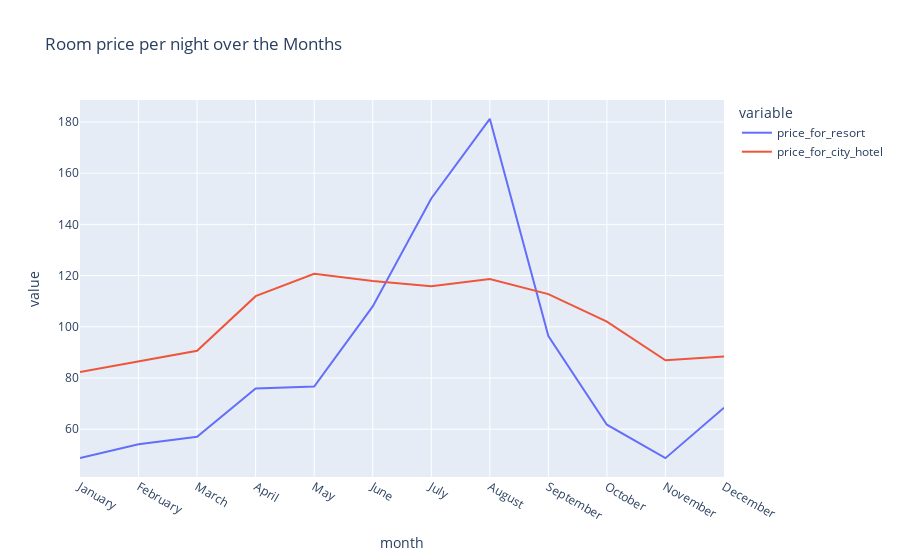

Here is the notebook cell this chart was saved with:
### Code cell
# Creating line chart
px.line(final,x='month',
        y=['price_for_resort','price_for_city_hotel'],
        title='Room price per night over the Months')

### Figure 1 — Plotly figure (JSON) as saved in the notebook; plotly's stock layout.template omitted (floating-point values rounded to 4 significant figures)
{"data": [{"hovertemplate": "variable=price_for_resort<br>month=%{x}<br>value=%{y}<extra></extra>", "legendgroup": "price_for_resort", "line": {"color": "#636efa", "dash": "solid"}, "marker": {"symbol": "circle"}, "mode": "lines", "name": "price_for_resort", "orientation": "v", "showlegend": true, "type": "scatter", "x": ["January", "February", "March", "April", "May", "June", "July", "August", "September", "October", "November", "December"], "xaxis": "x", "y": [48.76, 54.15, 57.06, 75.87, 76.66, 108.0, 150.1, 181.2, 96.42, 61.78, 48.71, 68.41], "yaxis": "y"}, {"hovertemplate": "variable=price_for_city_hotel<br>month=%{x}<br>value=%{y}<extra></extra>", "legendgroup": "price_for_city_hotel", "line": {"color": "#EF553B", "dash": "solid"}, "marker": {"symbol": "circle"}, "mode": "lines", "name": "price_for_city_hotel", "orientation": "v", "showlegend": true, "type": "scatter", "x": ["January", "February", "March", "April", "May", "June", "July", "August", "September", "October", "November", "December"], "xaxis": "x", "y": [82.33, 86.52, 90.66, 112.0, 120.7, 117.9, 115.8, 118.7, 112.8, 102.0, 86.95, 88.4], "yaxis": "y"}], "layout": {"legend": {"title": {"text": "variable"}, "tracegroupgap": 0}, "title": {"text": "Room price per night over the Months"}, "xaxis": {"anchor": "y", "domain": [0, 1], "title": {"text": "month"}}, "yaxis": {"anchor": "x", "domain": [0, 1], "title": {"text": "value"}}}}
